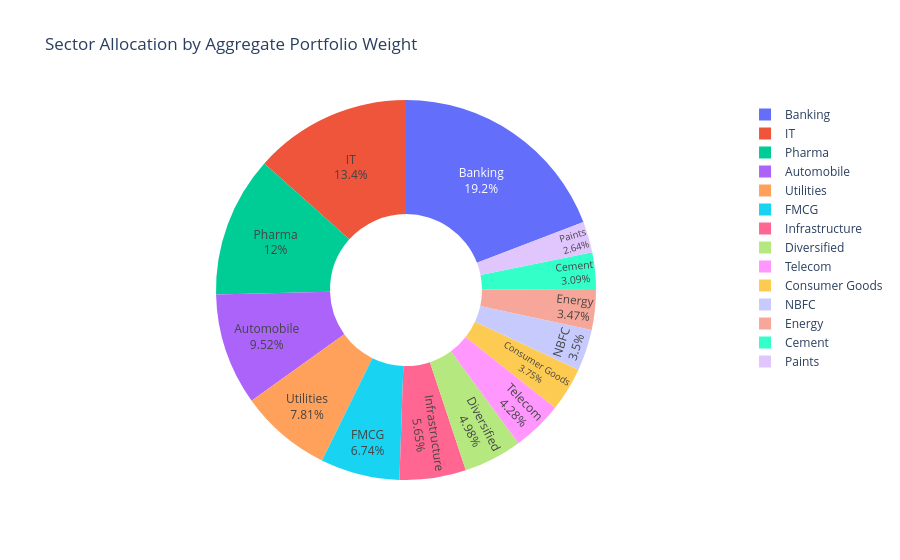

This figure's notebook cell:
### Markdown cell above
# Insight 9
T30 versus B30 city tier split reveals urban and non-urban investment footprint in SIP flows. (See `city_tier_split.png`)

### Code cell
# Sector allocation donut chart
sector_weights = holdings.groupby('sector', as_index=False)['weight_pct'].sum().sort_values('weight_pct', ascending=False)
fig_sector = px.pie(sector_weights, values='weight_pct', names='sector', title='Sector Allocation by Aggregate Portfolio Weight', hole=0.4)
fig_sector.update_traces(textposition='inside', textinfo='percent+label')
fig_sector.show()

### Figure 1 — Plotly figure (JSON) as saved in the notebook; plotly's stock layout.template omitted (floating-point values rounded to 4 significant figures)
{"data": [{"domain": {"x": [0.0, 1.0], "y": [0.0, 1.0]}, "hole": 0.4, "hovertemplate": "sector=%{label}<br>weight_pct=%{value}<extra></extra>", "labels": ["Banking", "IT", "Pharma", "Automobile", "Utilities", "FMCG", "Infrastructure", "Diversified", "Telecom", "Consumer Goods", "NBFC", "Energy", "Cement", "Paints"], "legendgroup": "", "name": "", "showlegend": true, "textinfo": "percent+label", "textposition": "inside", "type": "pie", "values": [652.3, 455.5, 407.4, 323.6, 265.5, 229.1, 192.2, 169.2, 145.6, 127.6, 119.1, 117.9, 105.0, 89.86]}], "layout": {"legend": {"tracegroupgap": 0}, "title": {"text": "Sector Allocation by Aggregate Portfolio Weight"}}}
